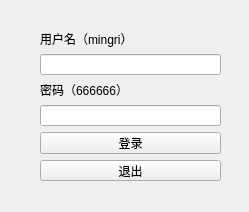
<?xml version="1.0" encoding="UTF-8"?>
<ui version="4.0">
 <class>Form</class>
 <widget class="QWidget" name="Form">
  <property name="geometry">
   <rect>
    <x>0</x>
    <y>0</y>
    <width>249</width>
    <height>212</height>
   </rect>
  </property>
  <property name="windowTitle">
   <string>Form</string>
  </property>
  <widget class="QWidget" name="">
   <property name="geometry">
    <rect>
     <x>40</x>
     <y>30</y>
     <width>181</width>
     <height>151</height>
    </rect>
   </property>
   <layout class="QVBoxLayout" name="verticalLayout">
    <item>
     <widget class="QLabel" name="label">
      <property name="text">
       <string>用户名（mingri）</string>
      </property>
     </widget>
    </item>
    <item>
     <widget class="QLineEdit" name="lineEdit"/>
    </item>
    <item>
     <widget class="QLabel" name="label_2">
      <property name="text">
       <string>密码（666666）</string>
      </property>
     </widget>
    </item>
    <item>
     <widget class="QLineEdit" name="lineEdit_2"/>
    </item>
    <item>
     <widget class="QPushButton" name="pushButton">
      <property name="text">
       <string>登录</string>
      </property>
     </widget>
    </item>
    <item>
     <widget class="QPushButton" name="pushButton_2">
      <property name="text">
       <string>退出</string>
      </property>
     </widget>
    </item>
   </layout>
  </widget>
 </widget>
 <resources/>
 <connections/>
</ui>
